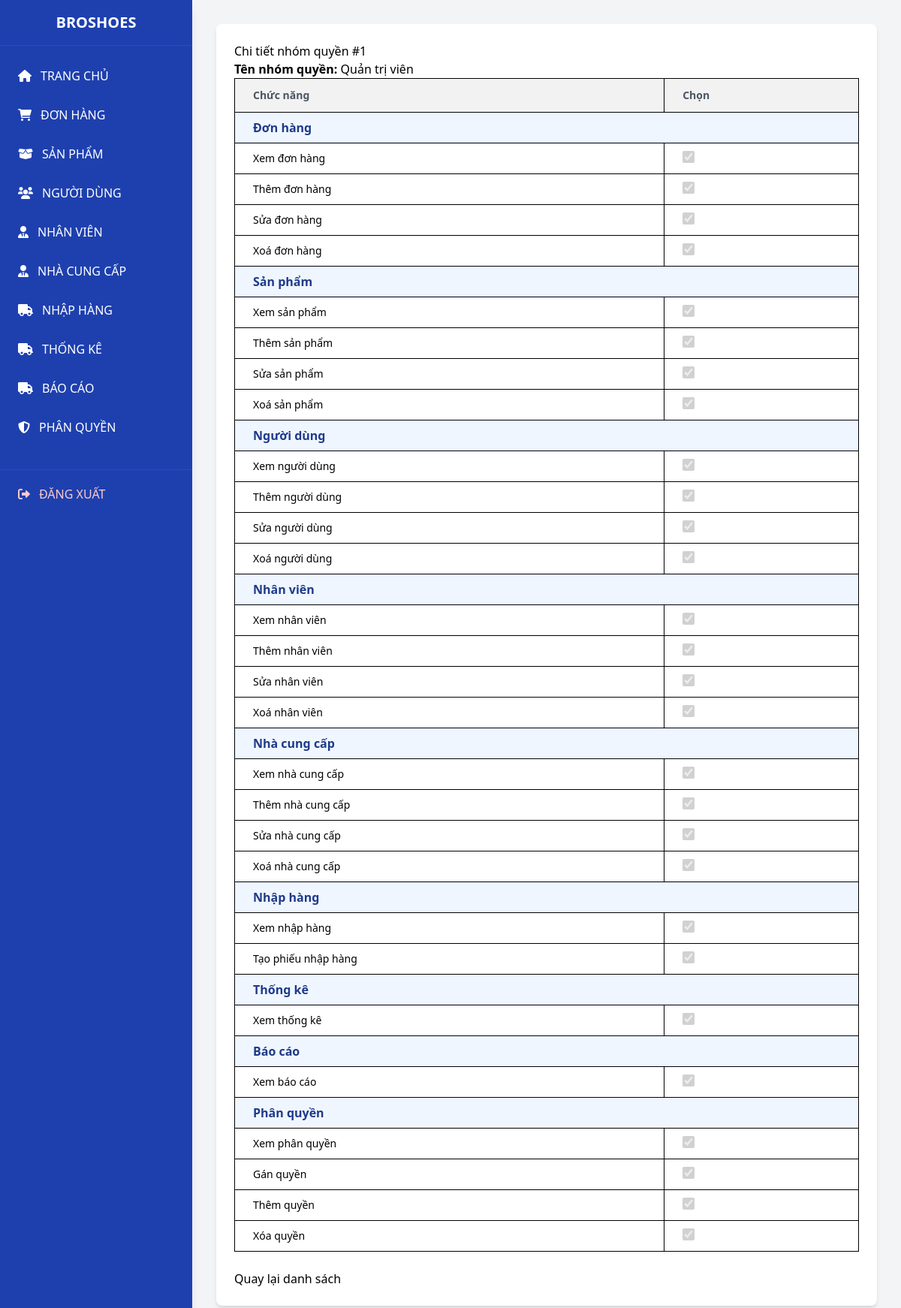
Screenshot of /admin/admin.php?page=decentralization&action=detail&id=1 (signed in) with the database file from the repository.
### tables this page shows
CREATE TABLE `vai_tro` (
  `id` int(11) NOT NULL,
  `ten_vai_tro` varchar(100) NOT NULL,
  `trangthai` tinyint(1) NOT NULL DEFAULT 1
);

CREATE TABLE `quyen` (
  `id` int(11) NOT NULL,
  `ma_quyen` varchar(50) NOT NULL,
  `ten_quyen` varchar(100) NOT NULL,
  `id_chuc_nang` int(11) DEFAULT NULL
);

### admin/models/Permission.php (called while the page is built, shortened)
<?php
    class Permission {
        private $db;
        public function __construct($db) {
            $this->db = $db;
        }
        public function getById($PermissionID) {
            $query = "SELECT * FROM vai_tro WHERE id = :permissionID";
            $stmt = $this->db->prepare($query);
            $stmt->bindParam(':permissionID', $PermissionID, PDO::PARAM_INT);
            $stmt->execute();
            return $stmt->fetch(PDO::FETCH_ASSOC);
        }
    }

### admin/views/permission/detail.php (the view, shortened to what this page needs)
<?php
$id = isset($_GET['id']) ? intval($_GET['id']) : 0;
$stmt = $pdo->prepare("SELECT id_quyen FROM chitiet_vaitro_quyen WHERE id_vaitro = ?");
$stmt->execute([$id]);
$groupedPermissions = $stmt->fetchAll(PDO::FETCH_COLUMN);
$groupedFunctions = [];
$chucNangList = $pdo->query("SELECT * FROM chuc_nang")->fetchAll(PDO::FETCH_ASSOC);
foreach ($chucNangList as $cn) {
    $quyenList = $pdo->prepare("SELECT * FROM quyen WHERE id_chuc_nang = ?");
    $quyenList->execute([$cn['id']]);
    $groupedFunctions[$cn['ten_chuc_nang']] = $quyenList->fetchAll(PDO::FETCH_ASSOC);
}
?>
<!DOCTYPE html>
<html>
<head>
</head>
<body>
    <h1>Chi tiết nhóm quyền #<?php echo htmlspecialchars($role['id']); ?></h1>
        <?php if ($role): ?>
        <p><strong>Tên nhóm quyền:</strong> <?php echo htmlspecialchars($role['ten_vai_tro']); ?></p>
        <table class="min-w-full divide-y divide-gray-200 border border-gray-200 rounded-lg">
            <thead class="bg-gray-50">
                <tr>
                    <th class="px-6 py-3 text-left text-sm font-semibold text-gray-600">Chức năng</th>
                    <th class="px-6 py-3 text-left text-sm font-semibold text-gray-600">Chọn</th>
                </tr>
            </thead>
            <tbody class="bg-white divide-y divide-gray-100">
                <?php foreach ($groupedFunctions as $category => $permissions): ?>
                    <tr class="bg-blue-50">
                        <td colspan="2" class="px-6 py-2 font-bold text-blue-900"><?= htmlspecialchars($category) ?></td>
                    </tr>
                    <?php foreach ($permissions as $perm): ?>
                        <?php
                            $checked = in_array($perm['id'], $groupedPermissions) ? 'checked' : '';
                        ?>
                        <tr>
                            <td class="px-6 py-2 text-sm"><?= htmlspecialchars($perm['ten_quyen']) ?></td>
                            <td class="px-6 py-2">
                                <input disabled type="checkbox"
                                    name="function_ids[]"
                                    value="<?= $perm['id'] ?>"
                                    <?= $checked ?>
                                    class="h-4 w-4 text-blue-600 border-gray-300 rounded">
                            </td>
                        </tr>
                    <?php endforeach; ?>
                <?php endforeach; ?>
            </tbody>
        </table>
    <?php else: ?>
        <p>Không tìm thấy nhóm quyền.</p>
    <?php endif; ?>
    <br>
    <a href="admin.php?page=decentralization&action=list">Quay lại danh sách</a>
</body>
</html>

### admin/views/permission/detail.php (style rules this page uses)
table { border-collapse: collapse; width: 100%; }
th, td { border: 1px solid black; padding: 8px; text-align: left; }
th { background-color: #f2f2f2; }

### rows the page displays
vai_tro: id "1", ten_vai_tro "Quản trị viên"
quyen: ten_quyen "Xem đơn hàng"
quyen: ten_quyen "Thêm đơn hàng"
quyen: ten_quyen "Sửa đơn hàng"
quyen: ten_quyen "Xoá đơn hàng"
quyen: ten_quyen "Xem sản phẩm"
quyen: ten_quyen "Thêm sản phẩm"
quyen: ten_quyen "Sửa sản phẩm"
quyen: ten_quyen "Xoá sản phẩm"
quyen: ten_quyen "Xem người dùng"
quyen: ten_quyen "Thêm người dùng"
quyen: ten_quyen "Sửa người dùng"
quyen: ten_quyen "Xoá người dùng"
quyen: ten_quyen "Xem nhân viên"
quyen: ten_quyen "Thêm nhân viên"
quyen: ten_quyen "Sửa nhân viên"
quyen: ten_quyen "Xoá nhân viên"
quyen: ten_quyen "Xem nhà cung cấp"
quyen: ten_quyen "Thêm nhà cung cấp"
quyen: ten_quyen "Sửa nhà cung cấp"
quyen: ten_quyen "Xoá nhà cung cấp"
quyen: ten_quyen "Xem nhập hàng"
quyen: ten_quyen "Tạo phiếu nhập hàng"
quyen: ten_quyen "Xem thống kê"
quyen: ten_quyen "Xem báo cáo"
quyen: ten_quyen "Xem phân quyền"
quyen: ten_quyen "Gán quyền"
quyen: ten_quyen "Thêm quyền"
quyen: ten_quyen "Xóa quyền"

### other values shown
$category "Đơn hàng"
$category "Sản phẩm"
$category "Người dùng"
$category "Nhân viên"
$category "Nhà cung cấp"
$category "Nhập hàng"
$category "Thống kê"
$category "Báo cáo"
$category "Phân quyền"
